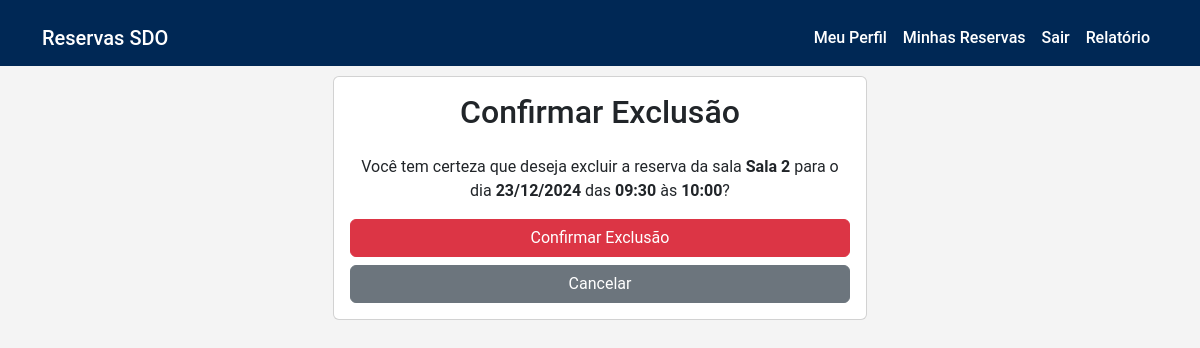
The page /reservas/excluir/104/ (signed in) on the database its author committed.
### reservas/models.py (models this page shows, shortened)
class Reserva(models.Model):
    usuario = models.ForeignKey(settings.AUTH_USER_MODEL, on_delete=models.CASCADE, null=True, blank=True)
    nome_nao_registrado = models.CharField(max_length=100, null=True, blank=True)
    empresa_nao_registrado = models.CharField(max_length=100, null=True, blank=True)
    sala = models.ForeignKey(Sala, on_delete=models.CASCADE)
    data = models.DateField()
    hora_inicio = models.TimeField()
    hora_fim = models.TimeField()
    criado_em = models.DateTimeField(auto_now_add=True)
    class Meta:
        ordering = ['data', 'hora_inicio']
    def display_usuario(self):
        """Retorna o nome do usuário ou o nome não registrado."""
        if self.usuario:
            return self.usuario.nome
        return self.nome_nao_registrado
    display_usuario.short_description = 'Usuário'

### salas/models.py (models this page shows, shortened)
class Sala(models.Model):
    nome = models.CharField(max_length=100)
    imagem = models.ImageField(upload_to='salas/', default='salas/logo.png')  # Definindo imagem padrão
    tamanho = models.CharField(max_length=50)
    capacidade = models.IntegerField()

### reservas/views.py (the view)
# urls.py: path('excluir/<int:reserva_id>/', views.excluir_reserva, name='excluir_reserva'),
@login_required
def excluir_reserva(request, reserva_id):
    reserva = get_object_or_404(Reserva, id=reserva_id)
    if request.user != reserva.usuario and not request.user.is_staff:
        messages.error(request, 'Você não tem permissão para excluir esta reserva.')
        return redirect('minhas_reservas')
    if request.method == 'POST':
        reserva.delete()
        messages.success(request, 'Reserva excluída com sucesso!')
        return redirect('minhas_reservas')
    return render(request, 'reservas/confirmar_exclusao.html', {'reserva': reserva})

### templates/reservas/confirmar_exclusao.html (shortened to what this page needs)
{% extends 'base.html' %}
{% block content %}
<div class="container">
    <div class="row justify-content-center">
        <div class="col-md-6">
            <div class="card">
                <div class="card-body text-center">
                    <h2 class="mb-4">Confirmar Exclusão</h2>
                    <p>Você tem certeza que deseja excluir a reserva da sala <strong>{{ reserva.sala.nome }}</strong> para o dia <strong>{{ reserva.data|date:"d/m/Y" }}</strong> das <strong>{{ reserva.hora_inicio|time:"H:i" }}</strong> às <strong>{{ reserva.hora_fim|time:"H:i" }}</strong>?</p>
                    <form method="post">
                        <div class="d-grid gap-2">
                            <button type="submit" class="btn btn-danger">Confirmar Exclusão</button>
                            <a href="{% url 'minhas_reservas' %}" class="btn btn-secondary">Cancelar</a>
                        </div>
                    </form>
                </div>
            </div>
        </div>
    </div>
</div>
{% endblock %}

### templates/base.html (style rules this page uses)
body { background-color: #f4f4f4; font-family: 'Roboto', sans-serif; }
.container { margin-top: 10px; }

### rows shown on the page
Reserva: sala.nome "Sala 2", data "23/12/2024", hora_inicio "09:30", hora_fim "10:00"
